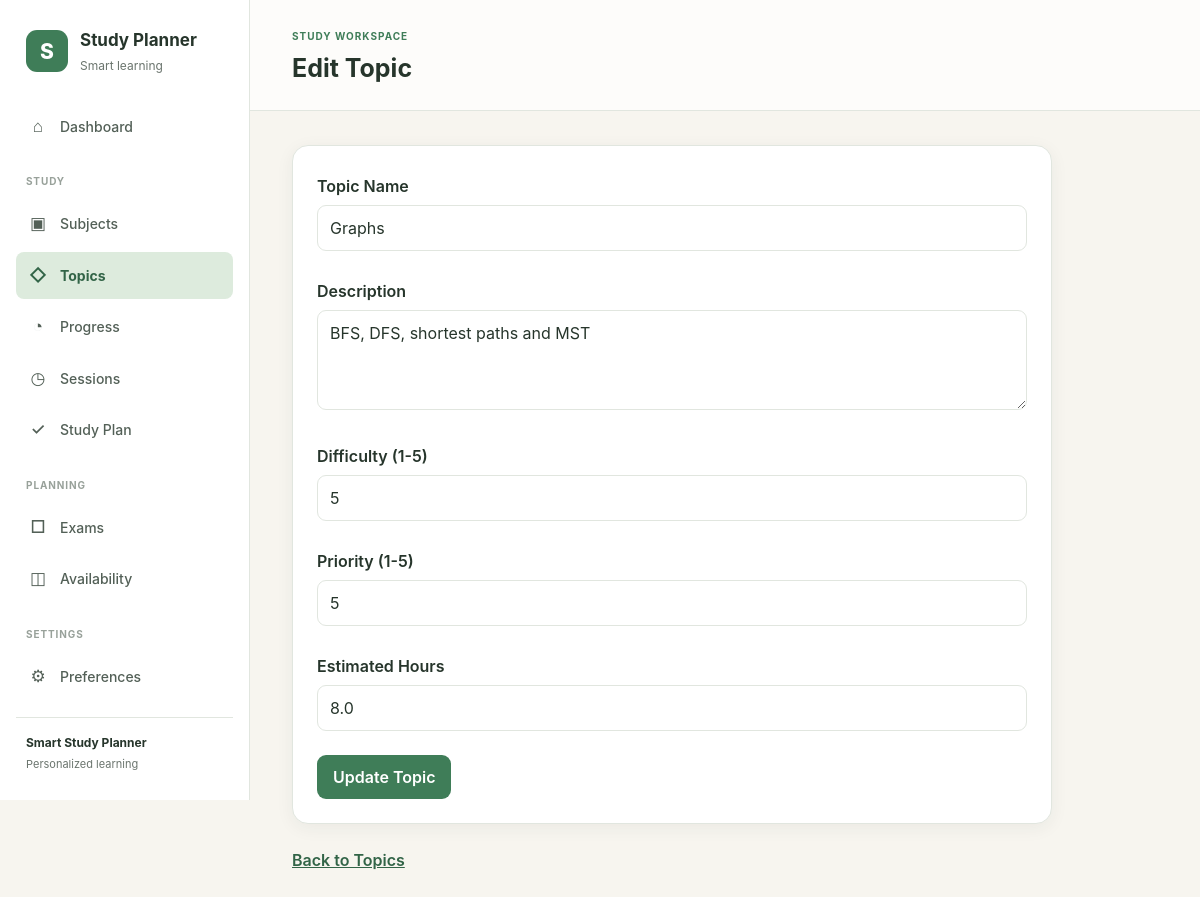
/topics/edit/5, run on the app's committed database.
### tables this page shows
CREATE TABLE topics (
    topic_id INTEGER PRIMARY KEY AUTOINCREMENT,

    subject_id INTEGER NOT NULL,

    name TEXT NOT NULL,

    description TEXT,

    difficulty INTEGER NOT NULL DEFAULT 3,

    priority INTEGER NOT NULL DEFAULT 3,

    estimated_hours REAL NOT NULL,

    created_at TEXT NOT NULL DEFAULT CURRENT_TIMESTAMP,

    FOREIGN KEY (subject_id)
        REFERENCES subjects(subject_id)
        ON DELETE CASCADE,

    CHECK (difficulty BETWEEN 1 AND 5),

    CHECK (priority BETWEEN 1 AND 5),

    CHECK (estimated_hours > 0),

    UNIQUE(subject_id, name)
);

### app.py (the view, shortened to what this page needs)
@app.route("/topics/edit/<int:topic_id>",
           methods=["GET", "POST"])
def edit_topic(topic_id):
    db = get_db()
    cursor = db.execute("""
        SELECT topic_id,
               subject_id,
               name,
               description,
               difficulty,
               priority,
               estimated_hours
        FROM topics
        WHERE topic_id = ?
    """, (topic_id,))
    topic = cursor.fetchone()
    if topic is None:
        return "Topic not found", 404
    subject_id = topic["subject_id"]
    return render_template(
        "edit_topic.html",
        topic=topic
    )

### app.py (called while the page is built)
def get_db():
    if "db" not in g:
        g.db = sqlite3.connect(DATABASE)
        g.db.row_factory = sqlite3.Row
        g.db.execute("PRAGMA foreign_keys = ON")
    return g.db

### templates/edit_topic.html (shortened to what this page needs)
{% extends 'base.html' %}
{% block page_heading %}Edit Topic{% endblock %}
{% block content %}
<div class="container">
        <form method="POST">
            <label>Topic Name</label>
            <br>
            <input
                type="text"
                name="name"
                value="{{ topic['name'] }}"
                required
            >
            <br><br>
            <label>Description</label>
            <br>
            <textarea name="description">{{ topic["description"] or "" }}</textarea>
            <br><br>
            <label>Difficulty (1-5)</label>
            <br>
            <input
                type="number"
                name="difficulty"
                min="1"
                max="5"
                value="{{ topic['difficulty'] }}"
                required
            >
            <br><br>
            <label>Priority (1-5)</label>
            <br>
            <input
                type="number"
                name="priority"
                min="1"
                max="5"
                value="{{ topic['priority'] }}"
                required
            >
            <br><br>
            <label>Estimated Hours</label>
            <br>
            <input
                type="number"
                name="estimated_hours"
                min="0.5"
                step="0.5"
                value="{{ topic['estimated_hours'] }}"
                required
            >
            <br><br>
            <button type="submit">
                Update Topic
            </button>
        </form>
        <br>
        <a href="{{ url_for('topics',
                            subject_id=topic['subject_id']) }}">
            Back to Topics
        </a>
    </div>
{% endblock %}

### static/css/style.css (style rules this page uses)
:root { --bg-main: #f7f5ef; --bg-card: #ffffff; --primary: #3f7d58; --primary-dark: #326447; --primary-light: #ddebdd; --text-main: #26352b; --text-muted: #6b756e; --border: #e1e6df; --surface-soft: #f3f6f2; --danger: #b94a48; --danger-light: #f8dddd; --warning: #a66a20; --warning-light: #f8ead5; --shadow: 0 4px 18px rgba(38, 53, 43, 0.06); }
* { box-sizing: border-box; }
body { min-height: 100vh; margin: 0; background: var(--bg-main); color: var(--text-main); font-family: Inter, -apple-system, BlinkMacSystemFont, "Segoe UI", sans-serif; line-height: 1.5; }
a { color: inherit; }
button, input, select, textarea { font: inherit; }
button, .btn { display: inline-flex; align-items: center; justify-content: center; gap: 8px; padding: 10px 16px; border: 1px solid transparent; border-radius: 8px; background: var(--primary); color: #ffffff; font-weight: 650; text-decoration: none; cursor: pointer; transition: background 0.15s ease, transform 0.15s ease; }
input, select, textarea { width: 100%; padding: 10px 12px; border: 1px solid var(--border); border-radius: 8px; background: #ffffff; color: var(--text-main); }
textarea { min-height: 100px; resize: vertical; }
label { display: block; margin-bottom: 6px; color: var(--text-main); font-weight: 600; }
form { margin: 0; }
.container, .page-container { width: 100%; max-width: 1200px; margin: 0 auto; padding: 24px; }
.page-content .container { width: 100%; max-width: 1100px; margin: 0; padding: 0; }
.page-content .container > form { max-width: 760px; padding: 24px; background: var(--bg-card); border: 1px solid var(--border); border-radius: 16px; box-shadow: var(--shadow); }
.page-content .container label { display: inline-block; margin: 4px 0 7px; color: var(--text-main); font-weight: 600; }
.page-content .container input:not([type="checkbox"]), .page-content .container select, .page-content .container textarea { width: 100%; max-width: 100%; min-height: 42px; padding: 10px 12px; color: var(--text-main); background: #ffffff; border: 1px solid var(--border); border-radius: 9px; font: inherit; box-sizing: border-box; }
.page-content .container textarea { min-height: 100px; resize: vertical; }
.page-content .container button, .page-content .container a.button { display: inline-flex; align-items: center; justify-content: center; gap: 8px; min-height: 40px; padding: 10px 16px; color: #ffffff; background: var(--primary); border: 0; border-radius: 9px; font: inherit; font-weight: 600; text-decoration: none; cursor: pointer; }
.page-content .container a { color: var(--primary-dark); font-weight: 600; }

### data on the page
topics: name "Graphs", description "BFS, DFS, shortest paths and MST", difficulty "5", priority "5", estimated_hours "8.0"
